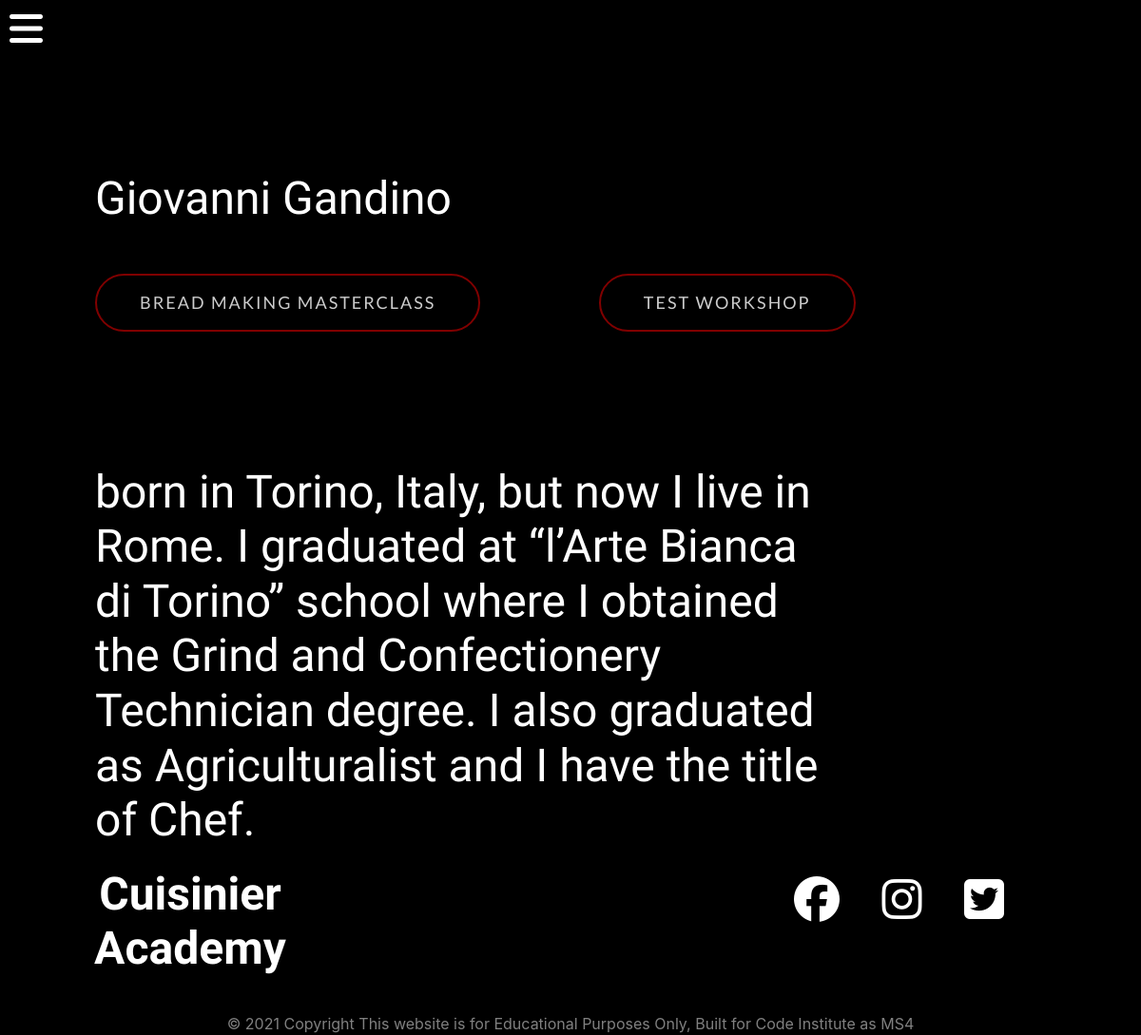
Before: /experts/1 with the older database file.
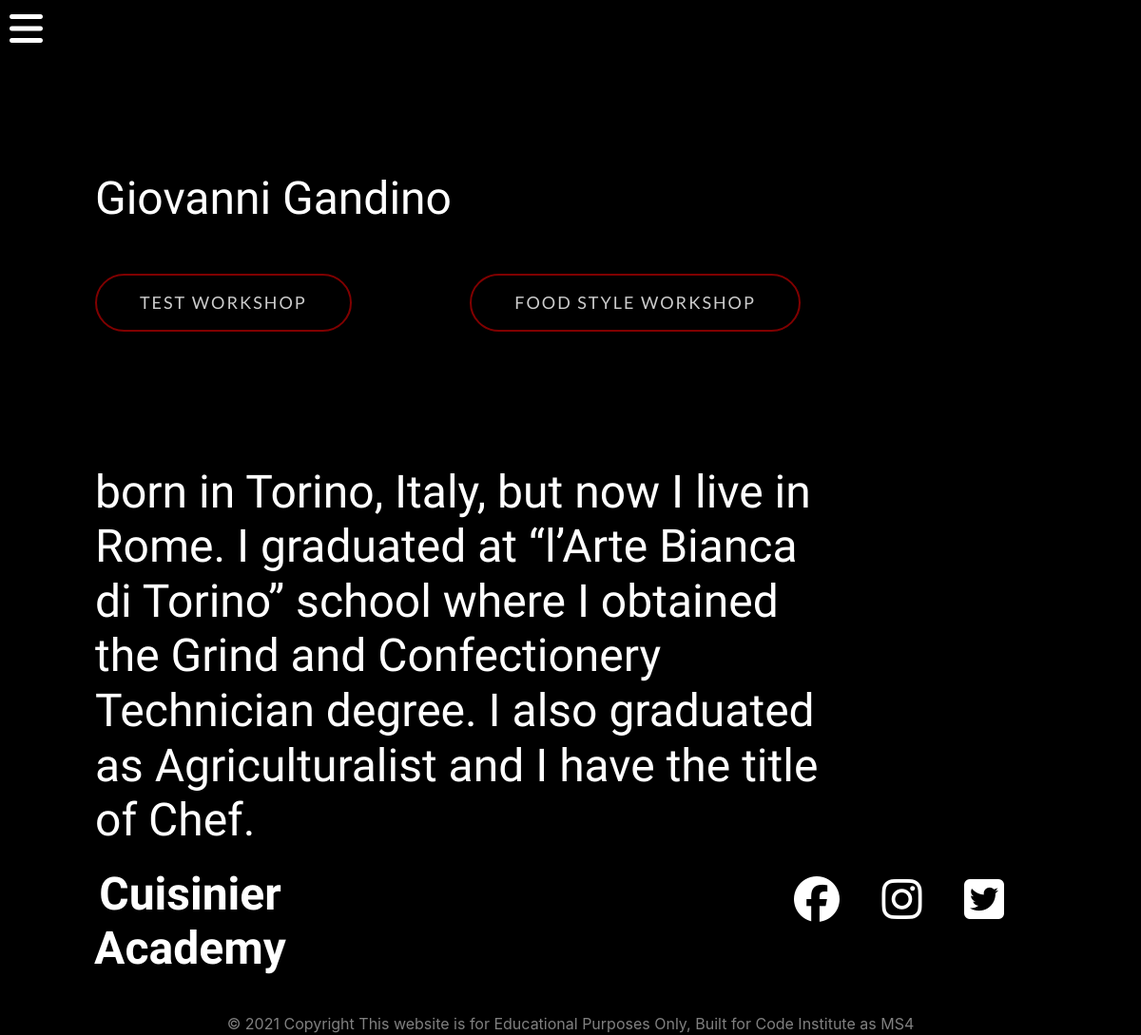
After: the same page with the newer database file.
### workshops/models.py (models this page shows)
class Workshop(models.Model):
    title = models.CharField(max_length=100)
    sub_title = models.CharField(max_length=200)
    description = models.TextField(blank=True)
    expert = models.ForeignKey(Expert,default=None, on_delete=models.DO_NOTHING)
    main_img = models.ImageField(null=True, blank=True) # upload file path
    image_1 = models.ImageField(null=True, blank=True)
    image_2 = models.ImageField(null=True, blank=True)
    image_3 = models.ImageField(null=True, blank=True)
    agenda_day_1 = models.TextField(null=True, blank=True)
    agenda_day_2 = models.TextField(null=True, blank=True)
    agenda_day_3 = models.TextField(null=True, blank=True)
    price = models.DecimalField(null=True, max_digits=6, decimal_places=2, blank=True)
    date = models.DateTimeField(default=datetime.now, blank=True)
    location = models.CharField(null=True, max_length=200)
    is_published = models.BooleanField(default=True)
    def __str__(self):
        return self.title

### experts/views.py (the view)
# urls.py: path('<int:expert_id>', views.expert, name='expert'),
def expert(request, expert_id):
    expert = get_object_or_404(Expert, pk=expert_id)
    workshop = list(Workshop.objects.filter(expert=expert))
    context = {
        'expert': expert,
        'workshop': workshop
    }
    return render(request, 'experts/expert.html', context)

### experts/templates/experts/expert.html
{% extends "base.html" %}
{% load static %}
{% block extra_css %}
    <link rel="stylesheet" href="{% static 'experts/css/experts.css' %}">
{% endblock %}
{% block content %}
        <h2 class="header-titile">{{ expert.name }}</h2>
        {% for w in workshop %}
        <a href="{% url 'workshop' w.id %}" class="btn btn-header">{{ w }}</a>
        {% endfor %}
        <h2 class="header-titile">{{ expert.about }}</h2>
{% endblock %}

Changed rows visible on the page:
removed Workshop: title "BREAD MAKING MASTERCLASS"
added Workshop: title "FOOD STYLE WORKSHOP"
